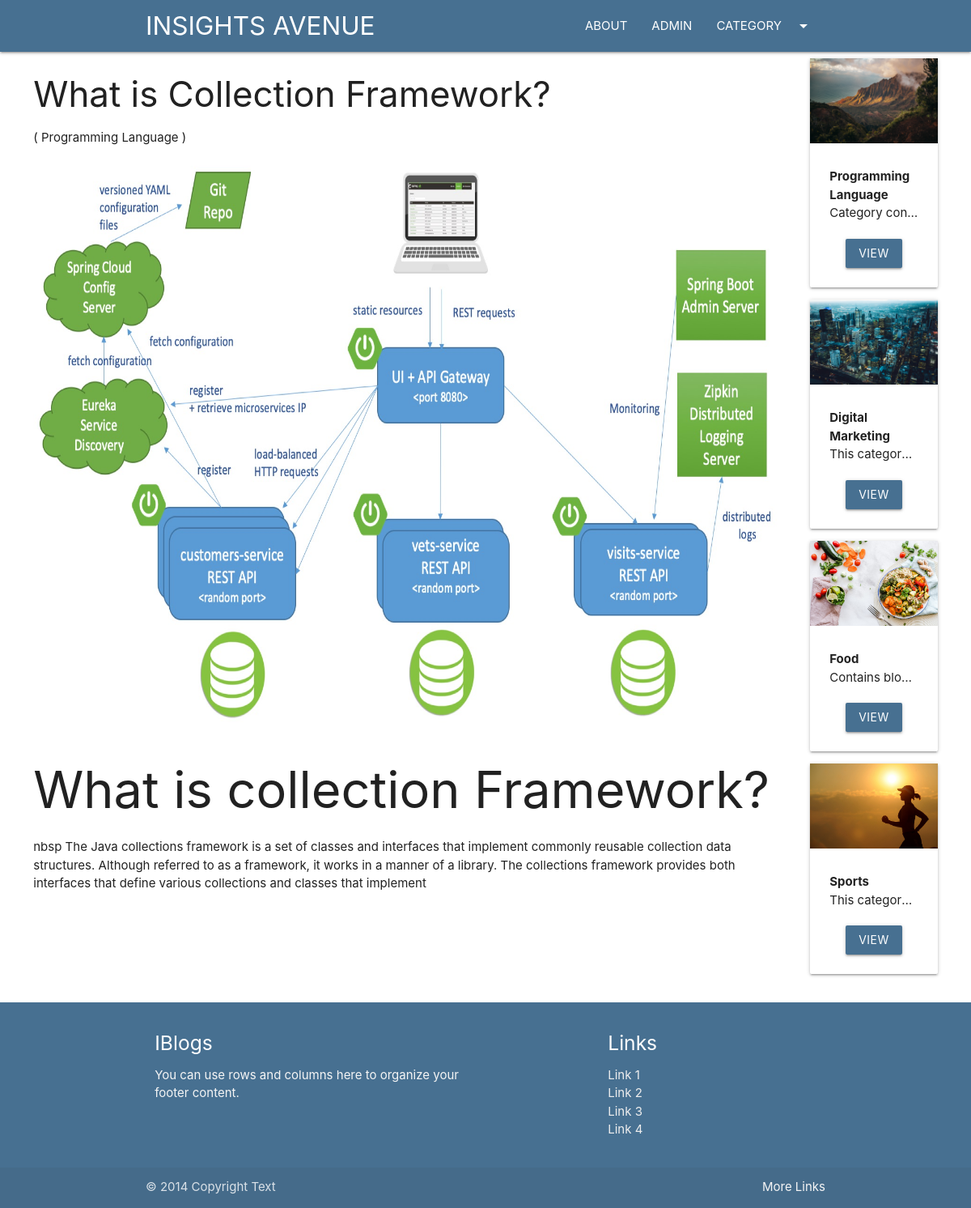
The app's page /blog/cl with its own data.
### blog/models.py (models this page shows, shortened)
class Post(models.Model):
    post_id = models.AutoField(primary_key=True)
    title = models.CharField(max_length=200)
    content = models.TextField()
    url = models.CharField(max_length=100)
    cat = models.ForeignKey(Category, on_delete=models.CASCADE)
    image = models.ImageField(upload_to='post/')

class Category(models.Model):
    cat_id = models.AutoField(primary_key=True)
    title = models.CharField(max_length=100)
    description = models.TextField()
    url = models.CharField(max_length=100)
    image = models.ImageField(upload_to='category/')
    add_date = models.DateTimeField(auto_now_add=True, null=True)

### blog/views.py (the view)
# urls.py: path('blog/<slug:url>', post),
def post(request, url):
    post = Post.objects.get(url=url)
    cats = Category.objects.all()
    return render(request, 'posts.html', {'post': post, 'cats': cats})

### template/posts.html (shortened to what this page needs)
{%extends 'base.html' %}
{%block content%}
<div class="container-custom">
    <div class="row">
        <div class="col s12 m10">
            <h3>{{post.title}}</h3>
            <p>( {{post.cat.title}} )</p>
            <img src="/media/{{post.image}}" class="responsive-img" alt="">
            <br>
            <p>
                {{post.content|safe}}
            </p>
        </div>
        <div class="col s12 m2">
            {% for cat in cats %}
            <div class="card item" style="margin-left:10px;">
                <div class="img-container">
                    <img src="/media/{{cat.image}}" class="responsive-img" alt="">
                </div>
                <div class="card-content">
                    <b>
                        {{cat.title}}
                    </b>
                    <p class="truncate">{{cat.description}}</p>
                    <div class="container center-align mt20">
                        <a href="/category/{{cat.url}}" class="btn bg-primary">VIEW</a>
                    </div>
                </div>
            </div>
            {%endfor%}
        </div>
    </div>
</div>
{%endblock%}

### blog/static/css/style.css (style rules this page uses)
.bg-primary { background:#477091!important; }
.mt20 { margin-top:20px; }
.container-custom { width:95%!important; margin:auto; }

### records on screen
Post: title "What is Collection Framework?", cat "Programming Language", image (picture), content "What is collection Framework? nbsp The Java collections framework is a set of classes and interfaces that implement commonly reusable collection data structures. Although referred to as a framework, it works in a manner of a library. The collections framework provides both interfaces that define various collections and classes that implement"
Category: image (picture), title "Programming Language", description "Category con…"
Category: image (picture), title "Digital Marketing", description "This categor…"
Category: image (picture), title "Food", description "Contains blo…"
Category: image (picture), title "Sports", description "This categor…"
